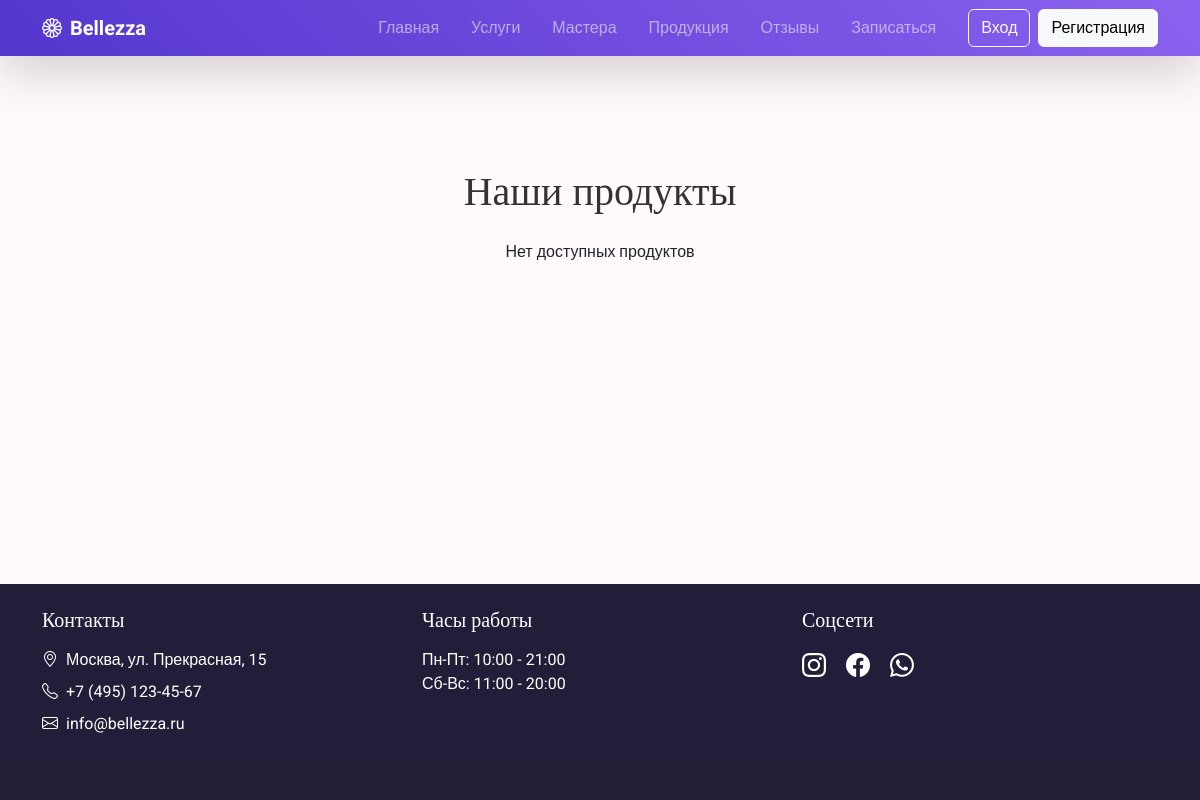
The page /api/v1/beauty_salon/products/ on the database as committed earlier.
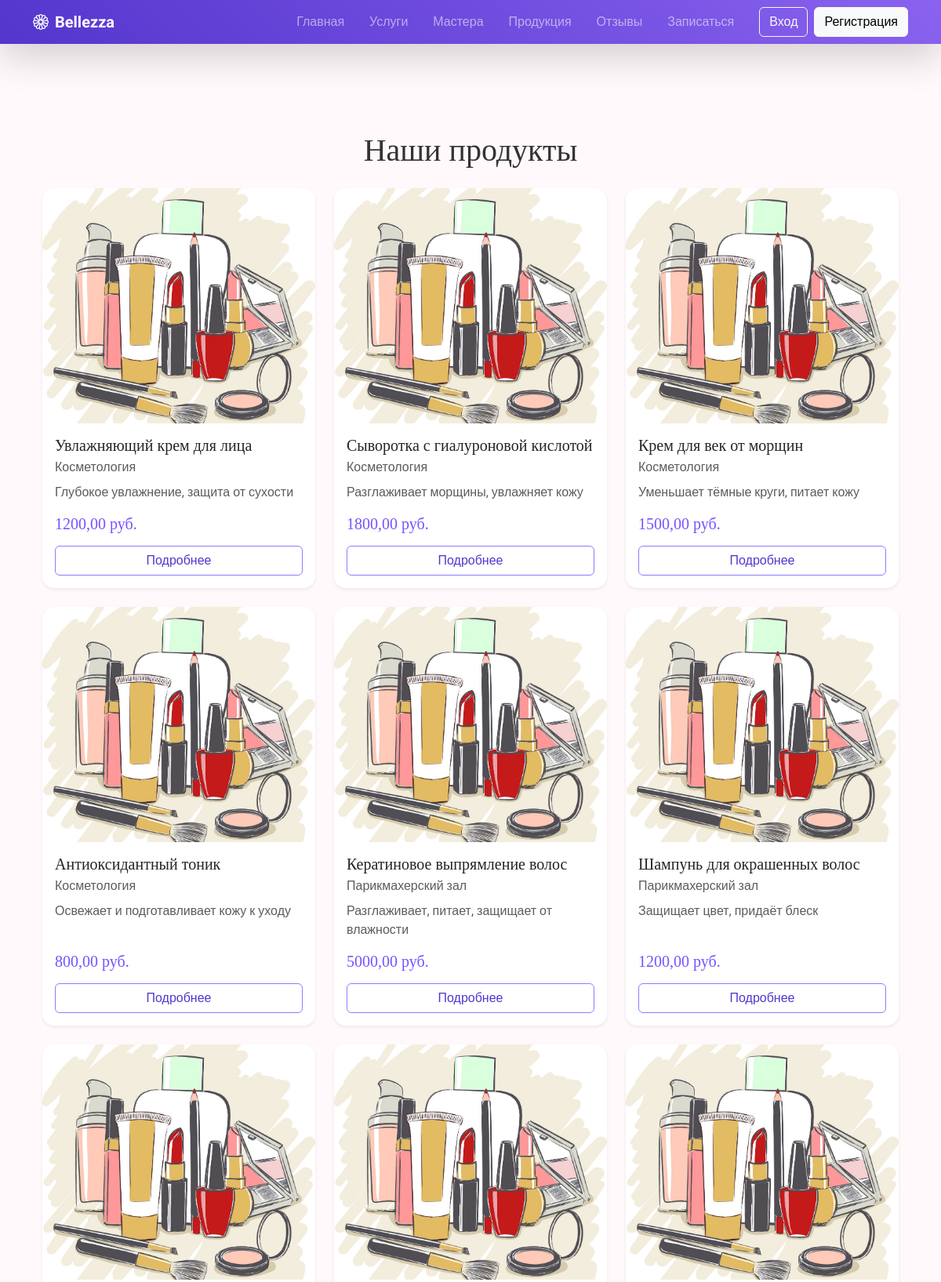
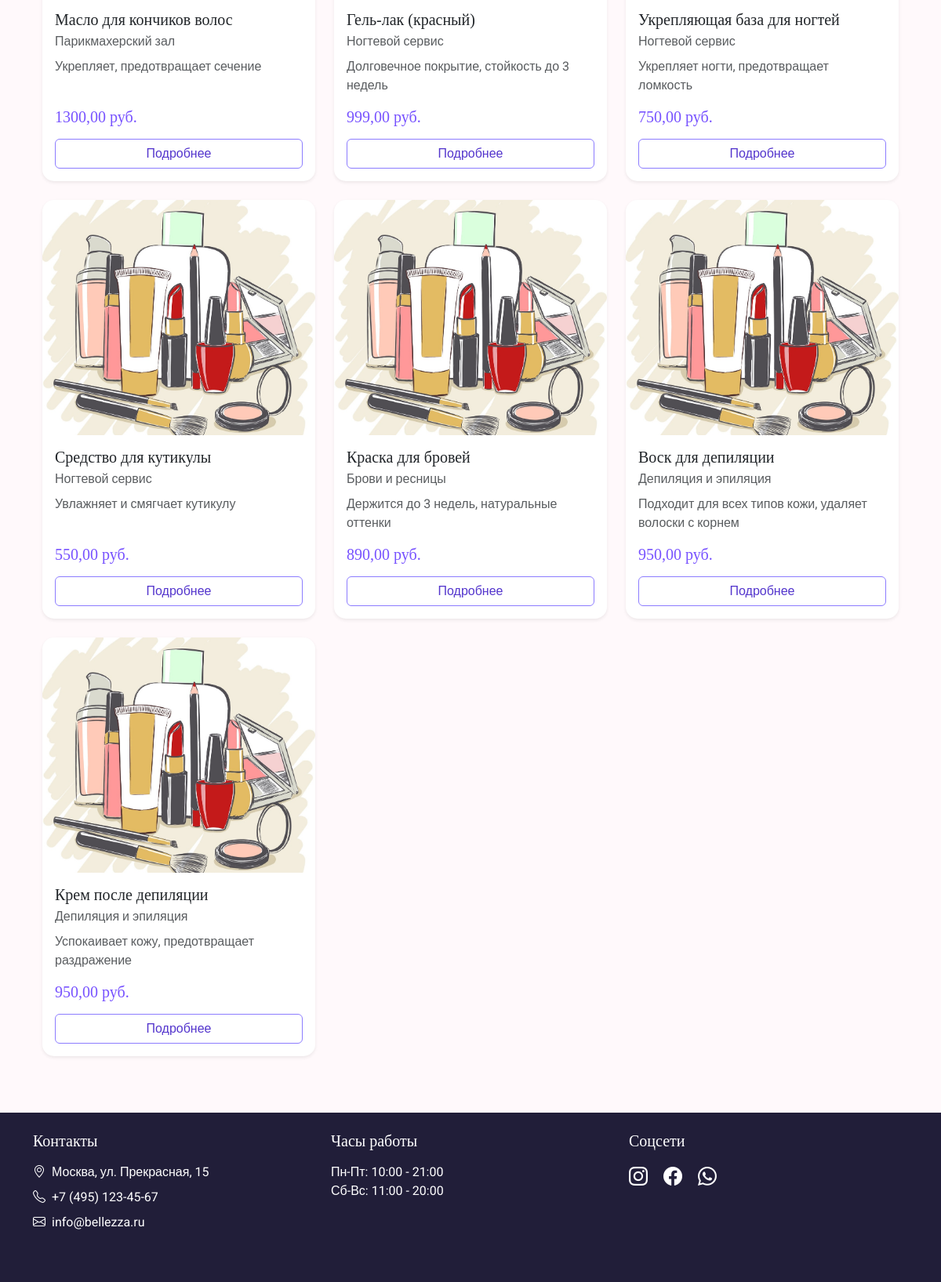
The same page on the database as committed later (2 pictures, top to bottom).
### beauty_salon/models.py (models this page shows, shortened)
class Product(models.Model):
    category = models.ForeignKey(Category, on_delete=models.CASCADE, related_name="products", null=True, blank=True)
    name = models.CharField(max_length=100)
    price = models.DecimalField(max_digits=7, decimal_places=2)
    description = models.TextField(blank=True, null=True)
    class Meta:
        verbose_name = "Продукт"
        verbose_name_plural = "Продукты"

class Category(models.Model):
    name = models.CharField(max_length=255, unique=True, verbose_name='Название')
    description = models.TextField(blank=True, null=True, verbose_name='Описание')
    class Meta:
        verbose_name = "Категория"
        verbose_name_plural = "Категории"

### beauty_salon/views.py (the view)
# urls.py: path('products/', views.product_list, name='product_list'),
def product_list(request):
    products = Product.objects.all()
    return render(request, 'product_list.html', {'products': products})

### beauty_salon/templates/product_list.html (shortened to what this page needs)
{% extends "base_generic.html" %}
{% load static %}
{% block content %}
<div class="container mt-5">
    <h1 class="text-center mb-4">Наши продукты</h1>
    <div class="row">
        {% for product in products %}
        <div class="col-md-4 mb-4">
            <div class="card product-card h-100 shadow-sm">
                <img src="/static/images/products_default.jpg"
                     class="card-img-top"
                     alt="{{ product.name }}">
                <div class="card-body d-flex flex-column">
                    <h5 class="card-title mb-2">{{ product.name }}</h5>
                    {% if product.category %}
                    <p class="card-subtitle text-muted mb-2">
                        {{ product.category.name }}
                    </p>
                    {% endif %}
                    {% if product.description %}
                    <p class="card-text text-muted flex-grow-1">
                        {{ product.description|truncatewords:15 }}
                    </p>
                    {% endif %}
                    <h5 class="mb-3" style="color: #7752ff">
                        {{ product.price }} руб.
                    </h5>
                    <a href="#" class="btn btn-custom">
                        Подробнее
                    </a>
                </div>
            </div>
        </div>
        {% empty %}
        <p class="text-center">Нет доступных продуктов</p>
        {% endfor %}
    </div>
</div>
{% endblock %}

### templates/base_generic.html (shortened to what this page needs)
<!DOCTYPE html>
{% load static %}
<html lang="ru">
<head>
    <link href="https://cdn.jsdelivr.net/npm/bootstrap@5.3.0/dist/css/bootstrap.min.css" rel="stylesheet">
    <link rel="stylesheet" href="https://cdnjs.cloudflare.com/ajax/libs/font-awesome/6.4.2/css/all.min.css">
    <link href="{% static 'css/styles.css' %}" rel="stylesheet">
    <link rel="stylesheet" href="https://cdn.jsdelivr.net/npm/bootstrap-icons@1.7.2/font/bootstrap-icons.css">
</head>
<body class="d-flex flex-column min-vh-100">
<header>
    <nav class="navbar navbar-expand-lg navbar-dark fixed-top shadow-lg">
        <div class="container">
            <a class="navbar-brand fw-bold" href="{% url 'home' %}">
                <i class="bi bi-flower1 me-2"></i>Bellezza
            </a>
            <div class="collapse navbar-collapse" id="navbarNav">
                <ul class="navbar-nav ms-auto">
                    <li class="nav-item mx-2">
                        <a class="nav-link" href="{% url 'home' %}">Главная</a>
                    </li>
                    <li class="nav-item mx-2">
                        <a class="nav-link" href="{% url 'service_list' %}">Услуги</a>
                    </li>
                    <li class="nav-item mx-2">
                        <a class="nav-link" href="{% url 'employee_list' %}">Мастера</a>
                    </li>
                    <li class="nav-item mx-2">
                        <a class="nav-link" href="{% url 'product_list' %}">Продукция</a>
                    </li>
                    <li class="nav-item mx-2">
                        <a class="nav-link" href="{% url 'review_list' %}">Отзывы</a>
                    </li>
                    <li class="nav-item mx-2">
                        <a class="nav-link" href="{% url 'appointment_create' %}">Записаться</a>
                    </li>
                </ul>
                <div class="d-flex ms-3 align-items-center">
                    {% if user.is_authenticated %}
                        <a href="{% url 'profile' %}" class="text-decoration-none text-light me-3">
                            <div class="d-flex flex-column">
                                <span class="fw-bold">{{ user.username }}</span>
                                <small class="text-white">{{ user.email }}</small>
                            </div>
                        </a>
                        <form action="{% url 'logout' %}" method="post" class="d-inline">
                            {% csrf_token %}
                            <button type="submit" class="btn btn-outline-light">Выход</button>
                        </form>
                    {% else %}
                        <a href="{% url 'login' %}" class="btn btn-outline-light me-2">Вход</a>
                        <a href="{% url 'register' %}" class="btn btn-light">Регистрация</a>
                    {% endif %}
                </div>
            </div>
        </div>
    </nav>
</header>
    <main class="flex-grow-1 mt-5 pt-4">
        <div class="container py-5">
            {% block content %}{% endblock %}
        </div>
    </main>
    <footer class="text-white mt-auto py-4" style="background-color: #1F1C37FC">
        <div class="container">
            <div class="row">
                <div class="col-md-4 mb-4">
                    <h5 class="mb-3 text-white">Контакты</h5>
                    <ul class="list-unstyled">
                        <li><i class="bi bi-geo-alt me-2"></i>Москва, ул. Прекрасная, 15</li>
                        <li class="my-2"><i class="bi bi-telephone me-2"></i>+7 (495) 123-45-67</li>
                        <li><i class="bi bi-envelope me-2"></i>info@bellezza.ru</li>
                    </ul>
                </div>
                <div class="col-md-4 mb-4">
                    <h5 class="mb-3 text-white">Часы работы</h5>
                    <ul class="list-unstyled">
                        <li>Пн-Пт: 10:00 - 21:00</li>
                        <li>Сб-Вс: 11:00 - 20:00</li>
                    </ul>
                </div>
                <div class="col-md-4 mb-4">
                    <h5 class="mb-3 text-white">Соцсети</h5>
                    <div class="social-links">
                        <a href="#" class="text-white me-3"><i class="bi bi-instagram fs-4"></i></a>
                        <a href="#" class="text-white me-3"><i class="bi bi-facebook fs-4"></i></a>
                        <a href="#" class="text-white"><i class="bi bi-whatsapp fs-4"></i></a>
                    </div>
                </div>
            </div>
        </div>
    </footer>
</body>
</html>

### static/css/styles.css (style rules this page uses)
:root { --primary-color: #dac5fd; --secondary-color: #f0f0f0; --accent-color: #8c7cff; }
body { font-family: "Roboto", sans-serif; background-color: #fff9fb; }
h1, h2, h3, h4, h5 { font-family: "Playfair Display", serif; color: #333; }
.navbar { background: linear-gradient(45deg, #5436cd, #8a62ef); }
.card { transition: transform 0.3s ease; border: none; border-radius: 15px; overflow: hidden; box-shadow: 0 5px 15px rgba(0, 0, 0, 0.1); }
.card-img-top { width: 100%; height: 300px; object-fit: cover; object-position: 50% 30%; border-radius: 15px 15px 0 0; }

### beauty_salon/templates/product_list.html (style rules this page uses)
.product-card { transition: transform 0.3s ease; }
.btn-custom { border-color: #8c7cff; color: #5436cd; transition: background-color 0.3s ease-in-out; }

Rows that differ between the two databases and show on the page:
added Product: name "Увлажняющий крем для лица", category.name "Косметология", description "Глубокое увлажнение, защита от сухости", price "1200,00"
added Product: name "Сыворотка с гиалуроновой кислотой", category.name "Косметология", description "Разглаживает морщины, увлажняет кожу", price "1800,00"
added Product: name "Крем для век от морщин", category.name "Косметология", description "Уменьшает тёмные круги, питает кожу", price "1500,00"
added Product: name "Антиоксидантный тоник", category.name "Косметология", description "Освежает и подготавливает кожу к уходу", price "800,00"
added Product: name "Кератиновое выпрямление волос", category.name "Парикмахерский зал", description "Разглаживает, питает, защищает от влажности", price "5000,00"
added Product: name "Шампунь для окрашенных волос", category.name "Парикмахерский зал", description "Защищает цвет, придаёт блеск", price "1200,00"
added Product: name "Масло для кончиков волос", category.name "Парикмахерский зал", description "Укрепляет, предотвращает сечение", price "1300,00"
added Product: name "Гель-лак (красный)", category.name "Ногтевой сервис", description "Долговечное покрытие, стойкость до 3 недель", price "999,00"
added Product: name "Укрепляющая база для ногтей", category.name "Ногтевой сервис", description "Укрепляет ногти, предотвращает ломкость", price "750,00"
added Product: name "Средство для кутикулы", category.name "Ногтевой сервис", description "Увлажняет и смягчает кутикулу", price "550,00"
added Product: name "Краска для бровей", category.name "Брови и ресницы", description "Держится до 3 недель, натуральные оттенки", price "890,00"
added Product: name "Воск для депиляции", category.name "Депиляция и эпиляция", description "Подходит для всех типов кожи, удаляет волоски с корнем", price "950,00"
added Product: name "Крем после депиляции", category.name "Депиляция и эпиляция", description "Успокаивает кожу, предотвращает раздражение", price "950,00"
Other text that changed with them:
text no longer shown: "Нет доступных продуктов"
